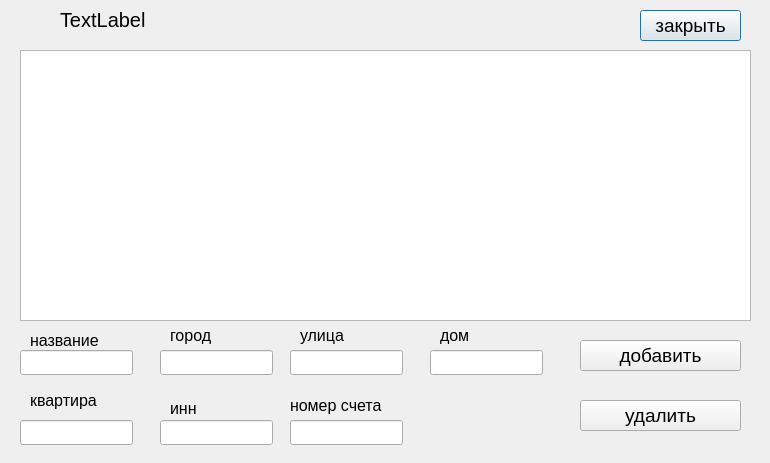
<?xml version="1.0" encoding="UTF-8"?>
<ui version="4.0">
 <class>Organization</class>
 <widget class="QDialog" name="Organization">
  <property name="geometry">
   <rect>
    <x>0</x>
    <y>0</y>
    <width>770</width>
    <height>463</height>
   </rect>
  </property>
  <property name="windowTitle">
   <string>организация</string>
  </property>
  <widget class="QTableView" name="organization_table_view">
   <property name="geometry">
    <rect>
     <x>20</x>
     <y>50</y>
     <width>731</width>
     <height>271</height>
    </rect>
   </property>
   <property name="font">
    <font>
     <pointsize>14</pointsize>
    </font>
   </property>
  </widget>
  <widget class="QPushButton" name="exit_button">
   <property name="geometry">
    <rect>
     <x>640</x>
     <y>10</y>
     <width>101</width>
     <height>31</height>
    </rect>
   </property>
   <property name="font">
    <font>
     <pointsize>14</pointsize>
    </font>
   </property>
   <property name="text">
    <string>закрыть</string>
   </property>
  </widget>
  <widget class="QPushButton" name="add_button">
   <property name="geometry">
    <rect>
     <x>580</x>
     <y>340</y>
     <width>161</width>
     <height>31</height>
    </rect>
   </property>
   <property name="font">
    <font>
     <pointsize>14</pointsize>
    </font>
   </property>
   <property name="text">
    <string>добавить</string>
   </property>
  </widget>
  <widget class="QPushButton" name="remove_button">
   <property name="geometry">
    <rect>
     <x>580</x>
     <y>400</y>
     <width>161</width>
     <height>31</height>
    </rect>
   </property>
   <property name="font">
    <font>
     <pointsize>14</pointsize>
    </font>
   </property>
   <property name="text">
    <string>удалить</string>
   </property>
  </widget>
  <widget class="QLineEdit" name="name">
   <property name="geometry">
    <rect>
     <x>20</x>
     <y>350</y>
     <width>113</width>
     <height>25</height>
    </rect>
   </property>
   <property name="font">
    <font>
     <pointsize>14</pointsize>
    </font>
   </property>
  </widget>
  <widget class="QLineEdit" name="city">
   <property name="geometry">
    <rect>
     <x>160</x>
     <y>350</y>
     <width>113</width>
     <height>25</height>
    </rect>
   </property>
   <property name="font">
    <font>
     <pointsize>14</pointsize>
    </font>
   </property>
  </widget>
  <widget class="QLineEdit" name="street">
   <property name="geometry">
    <rect>
     <x>290</x>
     <y>350</y>
     <width>113</width>
     <height>25</height>
    </rect>
   </property>
   <property name="font">
    <font>
     <pointsize>14</pointsize>
    </font>
   </property>
  </widget>
  <widget class="QLineEdit" name="house">
   <property name="geometry">
    <rect>
     <x>430</x>
     <y>350</y>
     <width>113</width>
     <height>25</height>
    </rect>
   </property>
   <property name="font">
    <font>
     <pointsize>14</pointsize>
    </font>
   </property>
  </widget>
  <widget class="QLineEdit" name="flat">
   <property name="geometry">
    <rect>
     <x>20</x>
     <y>420</y>
     <width>113</width>
     <height>25</height>
    </rect>
   </property>
   <property name="font">
    <font>
     <pointsize>14</pointsize>
    </font>
   </property>
  </widget>
  <widget class="QLineEdit" name="account_number">
   <property name="geometry">
    <rect>
     <x>290</x>
     <y>420</y>
     <width>113</width>
     <height>25</height>
    </rect>
   </property>
   <property name="font">
    <font>
     <pointsize>14</pointsize>
    </font>
   </property>
  </widget>
  <widget class="QLineEdit" name="inn">
   <property name="geometry">
    <rect>
     <x>160</x>
     <y>420</y>
     <width>113</width>
     <height>25</height>
    </rect>
   </property>
   <property name="font">
    <font>
     <pointsize>14</pointsize>
    </font>
   </property>
  </widget>
  <widget class="QLabel" name="name_label">
   <property name="geometry">
    <rect>
     <x>30</x>
     <y>330</y>
     <width>91</width>
     <height>21</height>
    </rect>
   </property>
   <property name="font">
    <font>
     <pointsize>12</pointsize>
    </font>
   </property>
   <property name="text">
    <string>название</string>
   </property>
  </widget>
  <widget class="QLabel" name="flat_label">
   <property name="geometry">
    <rect>
     <x>30</x>
     <y>380</y>
     <width>91</width>
     <height>41</height>
    </rect>
   </property>
   <property name="font">
    <font>
     <pointsize>12</pointsize>
    </font>
   </property>
   <property name="text">
    <string>квартира</string>
   </property>
  </widget>
  <widget class="QLabel" name="account_number_label">
   <property name="geometry">
    <rect>
     <x>290</x>
     <y>390</y>
     <width>121</width>
     <height>31</height>
    </rect>
   </property>
   <property name="font">
    <font>
     <pointsize>12</pointsize>
    </font>
   </property>
   <property name="text">
    <string>номер счета</string>
   </property>
  </widget>
  <widget class="QLabel" name="city_label">
   <property name="geometry">
    <rect>
     <x>170</x>
     <y>320</y>
     <width>61</width>
     <height>31</height>
    </rect>
   </property>
   <property name="font">
    <font>
     <pointsize>12</pointsize>
    </font>
   </property>
   <property name="text">
    <string>город</string>
   </property>
  </widget>
  <widget class="QLabel" name="inn_label">
   <property name="geometry">
    <rect>
     <x>170</x>
     <y>400</y>
     <width>53</width>
     <height>17</height>
    </rect>
   </property>
   <property name="font">
    <font>
     <pointsize>12</pointsize>
    </font>
   </property>
   <property name="text">
    <string>инн</string>
   </property>
  </widget>
  <widget class="QLabel" name="street_label">
   <property name="geometry">
    <rect>
     <x>300</x>
     <y>320</y>
     <width>61</width>
     <height>31</height>
    </rect>
   </property>
   <property name="font">
    <font>
     <pointsize>12</pointsize>
    </font>
   </property>
   <property name="text">
    <string>улица</string>
   </property>
  </widget>
  <widget class="QLabel" name="house_label">
   <property name="geometry">
    <rect>
     <x>440</x>
     <y>320</y>
     <width>53</width>
     <height>31</height>
    </rect>
   </property>
   <property name="font">
    <font>
     <pointsize>12</pointsize>
    </font>
   </property>
   <property name="text">
    <string>дом</string>
   </property>
  </widget>
  <widget class="QLabel" name="error">
   <property name="geometry">
    <rect>
     <x>60</x>
     <y>10</y>
     <width>521</width>
     <height>20</height>
    </rect>
   </property>
   <property name="font">
    <font>
     <pointsize>15</pointsize>
    </font>
   </property>
   <property name="text">
    <string>TextLabel</string>
   </property>
  </widget>
 </widget>
 <resources/>
 <connections/>
</ui>
